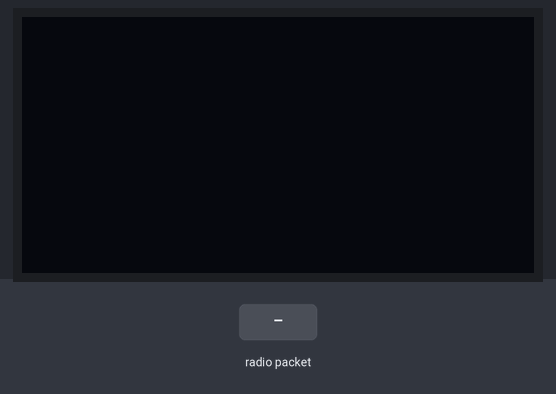
Bench run of a sketch on a simulated ESP32. Shown: 128×64 one-colour display. Inputs (shaded band) come from the test bench. No radio packets arrive unless stated; what the sketch prints to the serial monitor is not drawn.

Above: at 1.2 s.
1.3 s: radio packet "1" arrives
At 2.3 s:
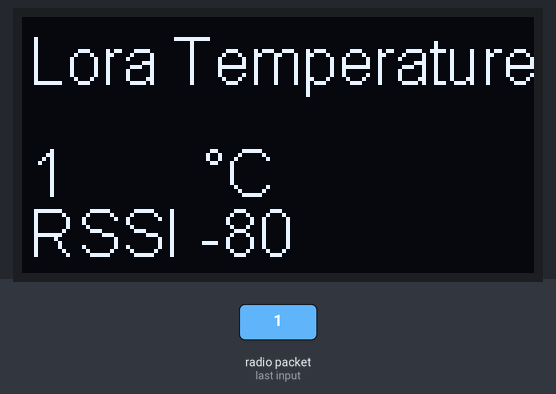
2.8 s: radio packet "0" arrives
At 3.5 s:
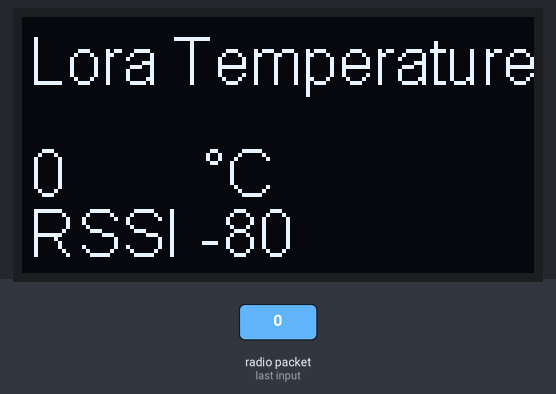
4.3 s: radio packet "2" arrives
At 4.6 s:
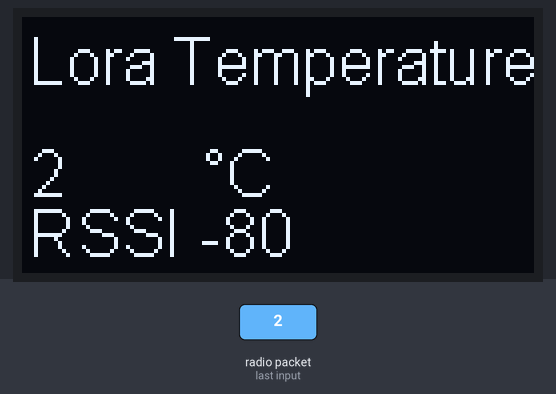
Timing chart, 0 to 7.3 s (numbered marks = the images above; inputs shaded):
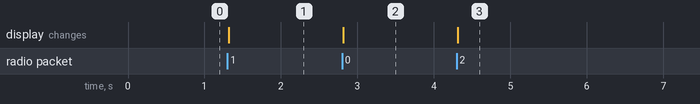

The sketch:

LoraReceiver_Oled_868MHz.ino
```cpp
//*****************************************************************************************************************************//
//Made By: Chris Minheere
//01-09-2018
//Lora Receiver 868Mhz, On ESP32.
//Hardware: ESP32, SSD1306 OLED, SX1276 868MHz


//Sketch uses 126898 bytes (9%) of program storage space. Maximum is 1310720 bytes.
//Global variables use 10180 bytes (3%) of dynamic memory, leaving 284732 bytes for local variables. Maximum is 294912 bytes.
//*****************************************************************************************************************************//

#include <SPI.h>
#include <LoRa.h>
#include "SSD1306.h"
int yPos = 0;

SSD1306 display(0x3c, 5, 4); // instance for the OLED. Addr, SDA, SCL
String receivedText;


void setup() {

  Serial.begin(115200);
  receivedText = "";

  //Initialise the display
  display.init(); // initialise the OLED
  display.flipScreenVertically(); // does what is says
  display.setFont(ArialMT_Plain_16); // does what is says
  display.setTextAlignment(TEXT_ALIGN_LEFT);  // Set the origin of text to top left


  while (!Serial);

  Serial.println("LoRa Receiver");

  //Initialize the library with the specified frequency.
  if (!LoRa.begin(868E6)) {
    Serial.println("Starting LoRa failed!");
    while (1);
  }

  //**********Lora Transceiver Settings***********//
  //More ino at:https://github.com/sandeepmistry/arduino-LoRa/blob/master/API.md

  //LoRa.setTxPower(txPower);             //Change the TX power of the radio.
  //LoRa.setTxPower(txPower, outputPin);
  LoRa.setSpreadingFactor(12);            //Change the spreading factor of the radio.
  LoRa.setSignalBandwidth(125E3);         //Change the signal bandwidth of the radio.
  LoRa.setCodingRate4(4 / 5);             //Change the coding rate of the radio.
  LoRa.setSyncWord(0x11);                 //Change the sync word of the radio.
  //LoRa.disableCrc();                    //Enable or disable CRC usage, by default a CRC is not used.
  LoRa.setPreambleLength(8);              //Change the preamble length of the radio.
}


void loop() {

  // try to parse packet
  int packetSize = LoRa.parsePacket();

  if (packetSize) {

    // received a packet
    Serial.print("Received packet '");

    // read packet
    while (LoRa.available()) {

      //Get message
      receivedText = "";
      for (int a = 0; a < packetSize; a++)
        receivedText += (char)LoRa.read();

      //Show text in terminal
      Serial.print(receivedText);

      //Show text on display
      display.clear();
      display.drawString(2, 2, "Lora Temperature");
      //display.drawString(45, 30, (counter());
      display.drawString(45, 30, "°C");
      display.drawString(2, 30, receivedText);
      display.drawString(45, 45, (String)LoRa.packetRssi());
      display.drawString(2, 45, "RSSI");
      display.display(); // display whatever is in the buffer

    }

    // print RSSI of packet
    Serial.print("' with RSSI ");
    Serial.println(LoRa.packetRssi());
  }
}
```

Measured:
- after the input at 1.3 s, the display: changes at once (image 1)
- after the input at 2.8 s, the display: changes at once (image 2)
- after the input at 4.3 s, the display: changes at once (image 3)
